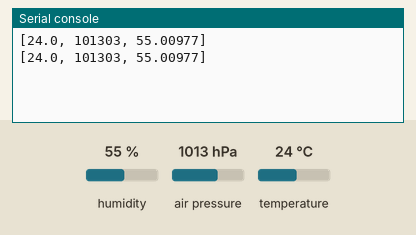
This program was run on a simulated ESP32 board running MicroPython. Parts: the last lines printed to the serial console. The inputs (shaded band) are chosen by the test bench; at power-on: humidity 55 %, air pressure 1013 hPa, temperature 24 °C. Library files of the repository ran but are not shown: bme280.py.

Above: at 1.2 s.
1.3 s: humidity set to 22 %
At 1.9 s:
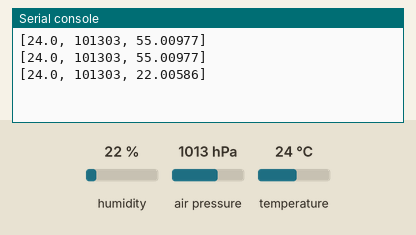
2.8 s: air pressure set to 952 hPa
At 3.4 s:
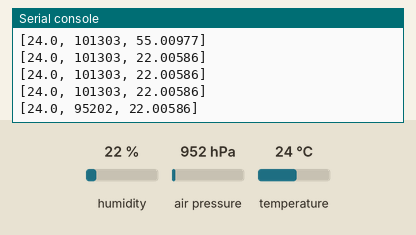
4.3 s: temperature set to 12 °C
At 4.9 s:
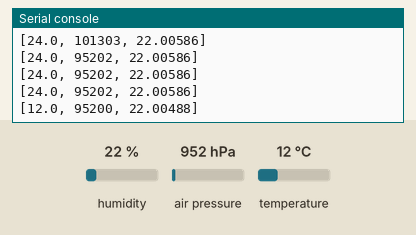
Timing chart, 0 to 7.3 s (numbered marks = the images above; inputs shaded):
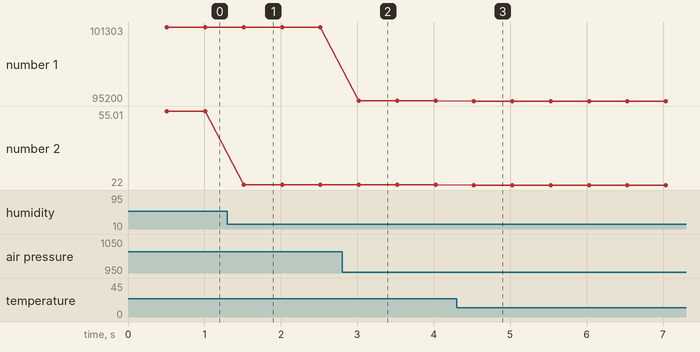

Measured:
- after the input at 1.3 s, the serial console: prints a new line after 0.21 s (image 1)
- after the input at 2.8 s, the serial console: prints a new line after 0.22 s (image 2)
- after the input at 4.3 s, the serial console: prints a new line after 0.23 s (image 3)
- plotted number 1: 101303 → 95202 after the input at 2.8 s, 95202 → 95200 after the input at 4.3 s
- plotted number 2: 55.01 → 22.01 after the input at 1.3 s, 22.01 → 22 after the input at 4.3 s

The program:

test.py
```python
'''
    BME280 demo

    Author: shaoziyang
    Date:   2018.2

    http://www.micropython.org.cn

'''
from machine import I2C
import time

import bme280

b = bme280.BME280(I2C(1))

while True:
    time.sleep_ms(500)
    print(b.get())
```
